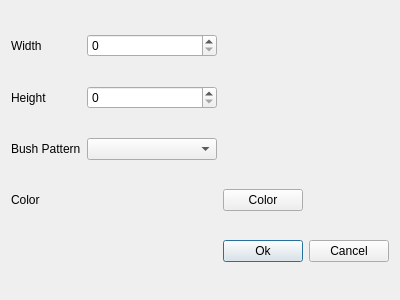
<?xml version="1.0" encoding="UTF-8"?>
<ui version="4.0">
 <class>Ui_NewImageDlg</class>
 <widget class="QDialog" name="Ui_NewImageDlg">
  <property name="geometry">
   <rect>
    <x>0</x>
    <y>0</y>
    <width>400</width>
    <height>300</height>
   </rect>
  </property>
  <property name="windowTitle">
   <string>Dialog</string>
  </property>
  <layout class="QGridLayout" name="gridLayout">
   <item row="3" column="0">
    <widget class="QLabel" name="label_4">
     <property name="text">
      <string>Color</string>
     </property>
    </widget>
   </item>
   <item row="2" column="0">
    <widget class="QLabel" name="label_3">
     <property name="text">
      <string>Bush Pattern</string>
     </property>
    </widget>
   </item>
   <item row="4" column="3">
    <widget class="QPushButton" name="pushButton_2">
     <property name="text">
      <string>Ok</string>
     </property>
    </widget>
   </item>
   <item row="3" column="3">
    <widget class="QPushButton" name="pushButton">
     <property name="text">
      <string>Color</string>
     </property>
    </widget>
   </item>
   <item row="0" column="2">
    <widget class="QSpinBox" name="spinBox"/>
   </item>
   <item row="4" column="4">
    <widget class="QPushButton" name="pushButton_3">
     <property name="text">
      <string>Cancel</string>
     </property>
    </widget>
   </item>
   <item row="1" column="0">
    <widget class="QLabel" name="label_2">
     <property name="text">
      <string>Height</string>
     </property>
    </widget>
   </item>
   <item row="1" column="2">
    <widget class="QSpinBox" name="spinBox_2"/>
   </item>
   <item row="3" column="2">
    <spacer name="horizontalSpacer">
     <property name="orientation">
      <enum>Qt::Horizontal</enum>
     </property>
     <property name="sizeHint" stdset="0">
      <size>
       <width>149</width>
       <height>20</height>
      </size>
     </property>
    </spacer>
   </item>
   <item row="2" column="2">
    <widget class="QComboBox" name="brushComboBox"/>
   </item>
   <item row="0" column="0">
    <widget class="QLabel" name="label">
     <property name="text">
      <string>Width</string>
     </property>
    </widget>
   </item>
  </layout>
 </widget>
 <resources/>
 <connections/>
</ui>
